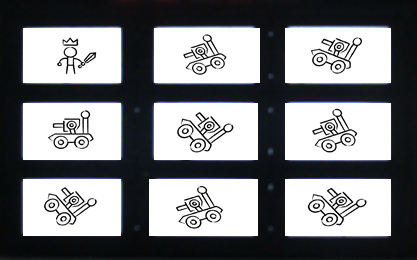
#> input picture Digital_Image _Processing_Anonmous/Experiment2/Task5/image.png, 417 x 260 px, given in place of image.jpg, which was not available
$ python '傅里叶变换.py'
#> lines starting #> are read from the running program, lines starting #| are printed output that depends on the picture; pictures that were not available may be replaced by others from this repository, and a replacement may not be noted
"""
傅里叶变换后的低频和高频部分

在傅里叶变换中，图像从空间域转换到频域，得到频域图像。在频域图像中，不同的频率成分对应于图像的不同特征：

低频部分：
    位置：通常位于频域图像的中心位置（如果经过了频谱中心化处理）。
    对应的图像特征：低频部分表示图像中的大尺度结构和整体亮度。它包含了图像中缓慢变化的部分，例如图像的整体轮廓和大块区域的均匀亮度。
    影响：低频部分对图像的整体感知影响很大，去除低频部分会使图像失去大致的形状和结构。

高频部分：
    位置：通常位于频域图像的边缘位置（如果经过了频谱中心化处理）。
    对应的图像特征：高频部分表示图像中的细节和边缘。它包含了图像中变化迅速的部分，例如细小的纹理、边缘和噪声。
    影响：高频部分对图像的清晰度和细节有很大影响，去除高频部分会使图像变得模糊。


补充

二维离散傅里叶变换:
对图像的每一行进行一维傅里叶变换,再对结果的每一列进行一维傅里叶变换。

通过这种方式，我们可以减少计算复杂度，从直接计算二维DFT的 O(M2N2)O(M2N2) 次复数乘法，
降低到两次一维DFT的 O(MNlog⁡M+MNlog⁡N)O(MNlogM+MNlogN) 次复数乘法，这是快速傅里叶变换（FFT）的复杂度。
"""

"""
中心化傅里叶变换
"""

import cv2
import numpy as np

def resize_image(image, width=None, height=None, inter=cv2.INTER_AREA):
    # 获取图像尺寸
    (h, w) = image.shape[:2]

    # 如果宽度和高度都为None，则返回原图
    if width is None and height is None:
        return image

    # 计算缩放比例
    if width is None:
        r = height / float(h)
        dim = (int(w * r), height)
    else:
        r = width / float(w)
        dim = (width, int(h * r))

    # 缩放图像
    resized = cv2.resize(image, dim, interpolation=inter)
    return resized

# 读取灰度图像
image = cv2.imread('image.jpg', cv2.IMREAD_GRAYSCALE)
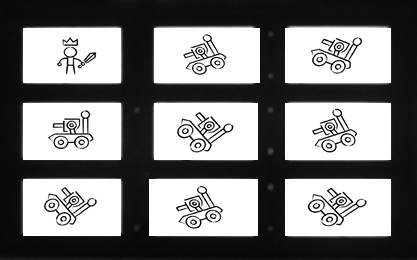
#> image: shape (260, 417); min 0, max 255, mean 125.7

# 计算傅里叶变换
f = np.fft.fft2(image)

# 进行中心化处理
fshift = np.fft.fftshift(f)

# 计算频谱图
magnitude_spectrum = 20 * np.log(np.abs(fshift))

# 归一化频谱图以适应显示
magnitude_spectrum = np.asarray(magnitude_spectrum, dtype=np.uint8)
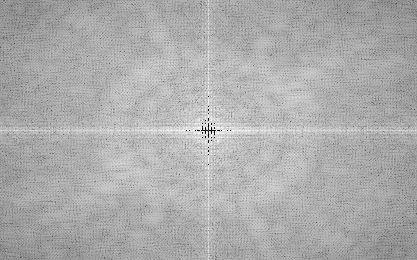
#> magnitude_spectrum: shape (260, 417); min 0, max 255, mean 172.3

# 缩放图像和频谱图
resized_image = resize_image(image, width=600)
#> in resize_image, `resized = cv2.resize(image, dim, interpolation=inter)`:
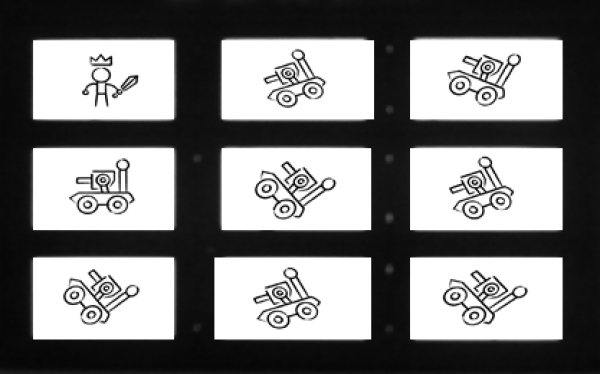
#> resized: shape (374, 600); min 0, max 255, mean 125.7
resized_magnitude_spectrum = resize_image(magnitude_spectrum, width=600)

# 显示原图像和中心化后的频谱图
cv2.imshow('Input Image', resized_image)
cv2.imshow('Centered Magnitude Spectrum', resized_magnitude_spectrum)


"""
高频和低频部分的可视化
"""
import cv2
import numpy as np


# 读取灰度图像
image = cv2.imread('image.jpg', cv2.IMREAD_GRAYSCALE)

# 缩放图像以适应显示窗口
resized_image = resize_image(image, width=600)

# 计算傅里叶变换
dft = cv2.dft(np.float32(resized_image), flags=cv2.DFT_COMPLEX_OUTPUT)
dft_shift = np.fft.fftshift(dft)

# 计算频谱图
magnitude_spectrum = 20 * np.log(cv2.magnitude(dft_shift[:,:,0], dft_shift[:,:,1]))
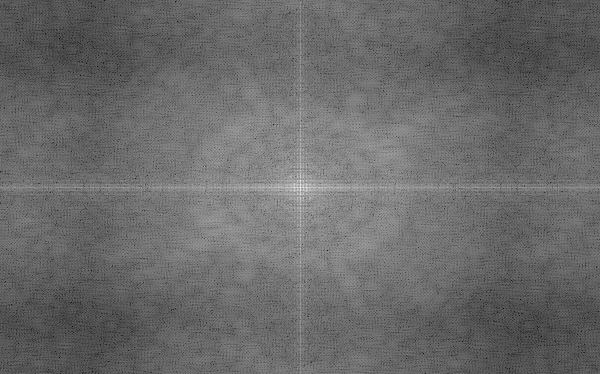
#> magnitude_spectrum: shape (374, 600) float32; min 39.42, max 343.1, mean 165.8; drawn with min black and max white

# 创建低频和高频遮罩
rows, cols = resized_image.shape
#> rows = 374; cols = 600
crow, ccol = rows // 2 , cols // 2
#> crow = 187; ccol = 300
mask_low = np.zeros((rows, cols, 2), np.uint8)
mask_high = np.ones((rows, cols, 2), np.uint8)

r = 30  # 半径
center = [crow, ccol]
#> center = [187, 300]
x, y = np.ogrid[:rows, :cols]
#> x = 374 values from 0 to 373
mask_area = (x - center[0]) ** 2 + (y - center[1]) ** 2 <= r*r
mask_low[mask_area] = 1
mask_high[mask_area] = 0

# 应用遮罩分别获取低频和高频部分
fshift_low = dft_shift * mask_low
fshift_high = dft_shift * mask_high

# 傅里叶逆变换
img_back_low = cv2.idft(np.fft.ifftshift(fshift_low))
img_back_low = cv2.magnitude(img_back_low[:,:,0], img_back_low[:,:,1])
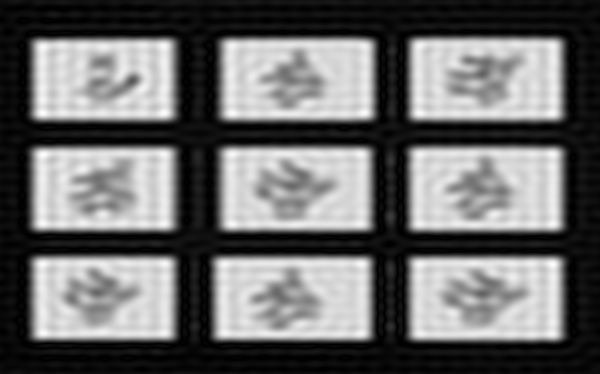
#> img_back_low: shape (374, 600) float32; min 14.2, max 67569776, mean 28330252; drawn with min black and max white

img_back_high = cv2.idft(np.fft.ifftshift(fshift_high))
img_back_high = cv2.magnitude(img_back_high[:,:,0], img_back_high[:,:,1])
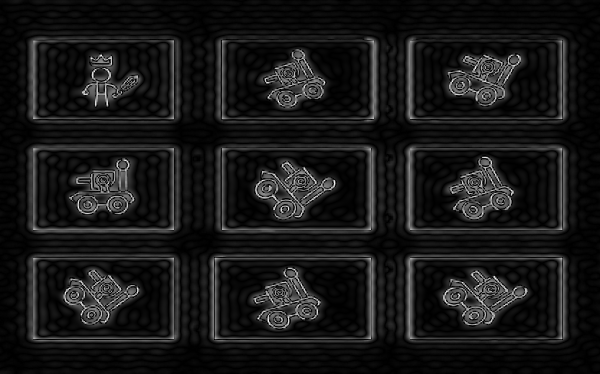
#> img_back_high: shape (374, 600) float32; min 0.759, max 46584716, mean 4427594; drawn with min black and max white

# 归一化到0-255
img_back_low = cv2.normalize(img_back_low, None, 0, 255, cv2.NORM_MINMAX)
img_back_high = cv2.normalize(img_back_high, None, 0, 255, cv2.NORM_MINMAX)

# 将结果转换为uint8类型
img_back_low = np.uint8(img_back_low)
img_back_high = np.uint8(img_back_high)

# 显示结果
cv2.imshow('Original Image', resized_image)
cv2.imshow('Low Frequency Image', img_back_low)
cv2.imshow('High Frequency Image', img_back_high)
cv2.imshow('Magnitude Spectrum', np.uint8(magnitude_spectrum))
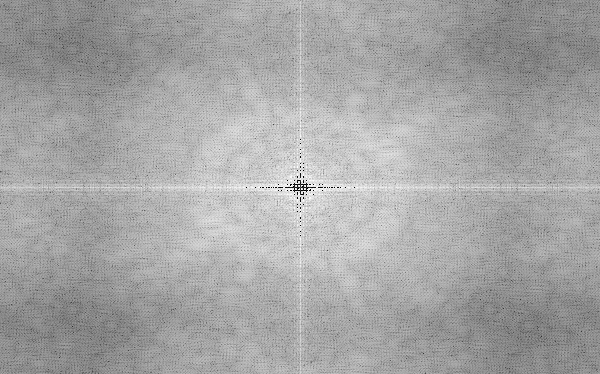
#> window 'Magnitude Spectrum': shape (374, 600); min 0, max 255, mean 165

# 等待用户按键操作
cv2.waitKey(0)
cv2.destroyAllWindows()
